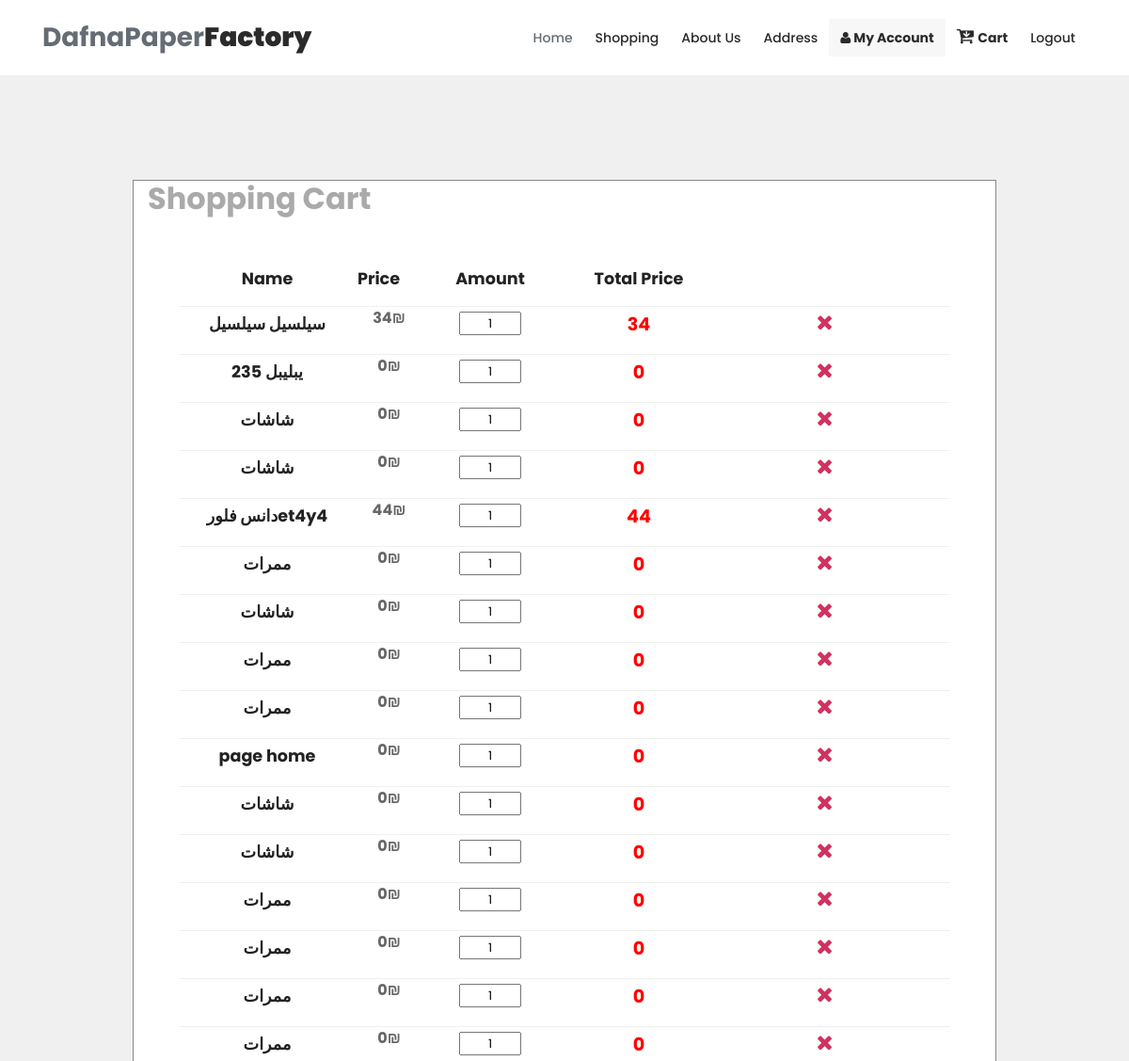
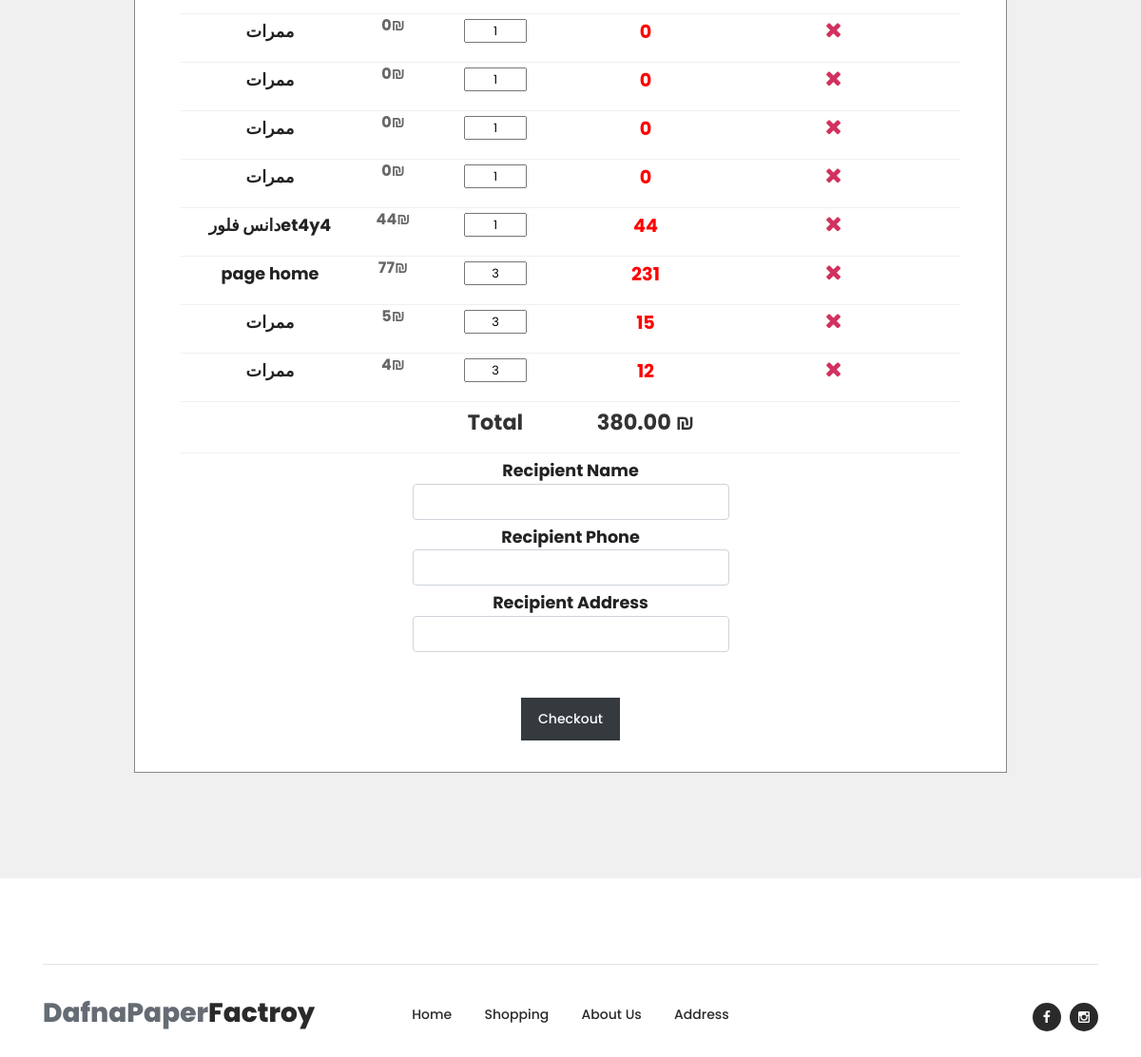
The page /home/cart.php (signed in) on the database its author committed (2 pictures, top to bottom).
### tables this page shows
CREATE TABLE `cart` (
  `id` int NOT NULL,
  `user_id` int DEFAULT NULL,
  `gallery_item_id` int DEFAULT NULL,
  `price` float NOT NULL DEFAULT '0',
  `amount_op1` int NOT NULL DEFAULT '1'
);

CREATE TABLE `gallery_items` (
  `id` int NOT NULL,
  `name` varchar(200) DEFAULT NULL,
  `price` float DEFAULT '0',
  `description` text,
  `file_name` varchar(50) DEFAULT NULL COMMENT 'image or video',
  `category_id` int DEFAULT NULL,
  `row_deleted` tinyint NOT NULL DEFAULT '0'
);

### home/cart.php (the view, shortened to what this page needs)
<!DOCTYPE html>
<html lang="en">
  <head>
    <link rel="stylesheet" type="text/css" href="assets/css/bootstrap.min.css">
    <link rel="stylesheet" type="text/css" href="assets/css/font-awesome.css">
    <link rel="stylesheet" type="text/css" href="assets/css/owl-carousel.css">
    <link rel="stylesheet" href="assets/css/main.css">
    </head>
    <body>
    <?php include "header.php";?>
    <div class="shows-events-tabs">
        <div class="container">
            <div class="row">
                <div class="col-lg-12">
                    <div class="row" id="tabs">
                        <div class="col-lg-12">
                            <section class='content'>
                                <div class="row" style="padding:10%;">
                                   <div class="col-lg-12" style="border:1px solid #888;background:#fff;">
                                    <h2 style="font-weight:bold;color:#aaa;">Shopping Cart</h2>
                                    <div class="mb-12" style="display: flex; flex-wrap: wrap;padding:33px;">
                                        <div align="left" class="col-lg-12" style="flex: 0 0 100%;margin-top:15px;">
                                                  <div style="font-weight: bold; font-size: 1.1em; color: #222; padding-top: 5px;float:left;width:20%;text-align:center;">
                                                      Name
                                                  </div>
                                                  <div style="font-weight: bold; font-size: 1.1em; color: #222; padding-top: 5px;float:left;width:10%;text-align:center;">
                                                      Price
                                                  </div>
                                                  <div style="font-weight: bold; font-size: 1.1em; color: #222; padding-top: 5px;float:left;width:20%;text-align:center;">
                                                      Amount
                                                  </div>
                                                  <div style="font-weight: bold; font-size: 1.1em; color: #222; padding-top: 5px;float:left;width:20%;text-align:center;">
                                                      Total Price
                                                  </div>
                                              </div>
                                        <?php
                                        $sql = "SELECT cart.*,gallery_items.name FROM `cart` LEFT JOIN gallery_items ON gallery_items.id=cart.gallery_item_id WHERE 1 AND gallery_items.row_deleted=0 AND cart.user_id=$_SESSION[user_id]  ORDER BY cart.id DESC ";
                                        $query = mysqli_query($connect, $sql);
                                        while ($row = mysqli_fetch_array($query)) {
                                        ?>
                                          <div align="left" class="col-lg-12" style="flex: 0 0 100%;margin-top:15px;border-top: 1px solid #f0f0f0; text-align:center;">
                                              <div style="font-weight: bold; font-size: 1.1em; color: #222; padding-top: 5px;float:left;width:20%;text-align:center;">
                                                  <?php echo $row['name']; ?>
                                              </div>
                                              <div style="color: #666; font-size: 1.0em; font-weight: bold; text-align: left; padding-left: 22px; padding-bottom: 11px;float:left;width:10%;text-align:center;">
                                                  <span class="price"><?php echo $row['price']; ?></span>₪
                                              </div>
                                              <div style="font-size: 0.8em; color: #333; padding-top: 5px;float:left;width:20%;text-align:center;">
                                                  <input class="amount_op1" value="<?php echo $row['amount_op1']; ?>" type="text" onkeyup="update_cart_amount(this,'amount_op1',<?php echo $row['id']; ?>);" style="width:66px;text-align:center;">
                                              </div>
                                              <div style="color: red; font-size: 1.2em; font-weight: bold; padding-top: 5px;float:left;width:20%;text-align:center;">
                                                  <span class="amount_price"><?php echo $row['price']*$row['amount_op1']; ?></span>
                                              </div>
                                              <span  onclick="remove_item_from_cart(<?php echo $row['id'];?>);">
                                                  <i class="fa fa-close" style="font-size: 1.4em;color:#D13260;margin:5px;"></i>
                                              </span>
                                          </div>
                                        <?php
                                        }
                                        ?>
                                          <div align="left" class="col-lg-12" style="flex: 0 0 100%;margin-top:15px;border-top: 1px solid #f0f0f0; text-align:center;">
                                              <div style="font-weight: bold; font-size: 1.1em; color: #222; padding-top: 5px;float:left;width:20%;text-align:center;">
                                              </div>
                                              <div style="color: red; font-size: 1.3em; font-weight: bold; text-align: left; padding-left: 22px; padding-bottom: 11px;float:left;width:10%;text-align:center;">
                                              </div>
                                              <div style="font-weight:bold;font-size: 1.4em; color: #333; padding-top: 5px;float:left;width:20%;text-align:center;">
                                                 Total
                                              </div>
                                              <div  style="font-weight:bold;font-size: 1.4em; color: #333; padding-top: 5px;float:left;width:20%;text-align:center;">
                                                <span id="total_price"></span> ₪
                                              </div>
                                          </div>
                                          <div align="middle" class="col-lg-12" style="flex: 0 0 100%;margin-top:15px;border-top: 1px solid #f0f0f0;">
                                              <div style="font-weight: bold; font-size: 1.1em; color: #222; padding-top: 5px;width:90%;">
                                                  Recipient Name
                                                  <input type="text" id="recipient_name" class="form-control" value="" style="width:333px;">
                                              </div>
                                              <div style="font-weight: bold; font-size: 1.1em; color: #222; padding-top: 5px;width:90%;">
                                                  Recipient Phone
                                                  <input type="text" id="recipient_phone" class="form-control" value="" style="width:333px;">
                                              </div>
                                              <div style="font-weight: bold; font-size: 1.1em; color: #222; padding-top: 5px;width:90%;">
                                                  Recipient Address
                                                  <input type="text" id="recipient_address" class="form-control" value="" style="width:333px;">
                                              </div>
                                              <br><br>
                                              <div class="main-dark-button" style="color:#fff; cursor:pointer;" ><a onclick="send_order(this); ">Checkout</a></div>
                                          </div>
                                        </div>
                                    </div>
                                </div>
                            </section>
                        </div>
                    </div>
                </div>
            </div>
        </div>
    </div>
    <footer>
    <?php include "Footerr.php";?>
    </footer>
  </body>
</html>

### home/assets/css/main.css (style rules this page uses)
html, body, div, span, applet, object, iframe, h1, h2, h3, h4, h5, h6, p, blockquote, div pre, a, abbr, acronym, address, big, cite, code, del, dfn, em, font, img, ins, kbd, q, s, samp, small, strike, strong, sub, sup, tt, var, b, u, i, center, dl, dt, dd, ol, ul, li, figure, header, nav, section, article, aside, footer, figcaption { margin: 0; padding: 0; border: 0; outline: 0; }
header, nav, section, article, aside, footer, hgroup { display: block; }
* { box-sizing: border-box; }
html, body { font-family: 'Poppins', sans-serif; font-weight: 400; background-color: #fff; font-size: 16px; -ms-text-size-adjust: 100%; -webkit-font-smoothing: antialiased; -moz-osx-font-smoothing: grayscale; }
a { text-decoration: none !important; }
h1, h2, h3, h4, h5, h6 { margin-top: 0px; margin-bottom: 0px; }
html, body { background: #fff; font-family: 'Poppins', sans-serif; }
.main-dark-button a { display: inline-block; font-size: 14px; padding: 12px 18px; background-color: #343a3e; color: #fff; text-align: center; font-weight: 500; text-transform: capitalize; transition: all .3s; }
footer { padding-top: 60px; margin-bottom: 25px; }
.shows-events-tabs { background-color: #f0f0f1; }

### rows shown on the page
cart: gallery_item.name "سيلسيل سيلسيل", price "34", amount_op1 "1", $row['price']*$row['amount_op1'] "34"
cart: gallery_item.name "235 يبليبل", price "0", amount_op1 "1", $row['price']*$row['amount_op1'] "0"
cart: gallery_item.name "شاشات", price "0", amount_op1 "1", $row['price']*$row['amount_op1'] "0"
cart: gallery_item.name "شاشات", price "0", amount_op1 "1", $row['price']*$row['amount_op1'] "0"
cart: gallery_item.name "دانس فلورet4y4", price "44", amount_op1 "1", $row['price']*$row['amount_op1'] "44"
cart: gallery_item.name "ممرات", price "0", amount_op1 "1", $row['price']*$row['amount_op1'] "0"
cart: gallery_item.name "شاشات", price "0", amount_op1 "1", $row['price']*$row['amount_op1'] "0"
cart: gallery_item.name "ممرات", price "0", amount_op1 "1", $row['price']*$row['amount_op1'] "0"
cart: gallery_item.name "ممرات", price "0", amount_op1 "1", $row['price']*$row['amount_op1'] "0"
cart: gallery_item.name "page home", price "0", amount_op1 "1", $row['price']*$row['amount_op1'] "0"
cart: gallery_item.name "شاشات", price "0", amount_op1 "1", $row['price']*$row['amount_op1'] "0"
cart: gallery_item.name "شاشات", price "0", amount_op1 "1", $row['price']*$row['amount_op1'] "0"
cart: gallery_item.name "ممرات", price "0", amount_op1 "1", $row['price']*$row['amount_op1'] "0"
cart: gallery_item.name "ممرات", price "0", amount_op1 "1", $row['price']*$row['amount_op1'] "0"
cart: gallery_item.name "ممرات", price "0", amount_op1 "1", $row['price']*$row['amount_op1'] "0"
cart: gallery_item.name "ممرات", price "0", amount_op1 "1", $row['price']*$row['amount_op1'] "0"
cart: gallery_item.name "ممرات", price "0", amount_op1 "1", $row['price']*$row['amount_op1'] "0"
cart: gallery_item.name "ممرات", price "0", amount_op1 "1", $row['price']*$row['amount_op1'] "0"
cart: gallery_item.name "ممرات", price "0", amount_op1 "1", $row['price']*$row['amount_op1'] "0"
cart: gallery_item.name "ممرات", price "0", amount_op1 "1", $row['price']*$row['amount_op1'] "0"
cart: gallery_item.name "دانس فلورet4y4", price "44", amount_op1 "1", $row['price']*$row['amount_op1'] "44"
cart: gallery_item.name "page home", price "77", amount_op1 "3", $row['price']*$row['amount_op1'] "231"
cart: gallery_item.name "ممرات", price "5", amount_op1 "3", $row['price']*$row['amount_op1'] "15"
cart: gallery_item.name "ممرات", price "4", amount_op1 "3", $row['price']*$row['amount_op1'] "12"
